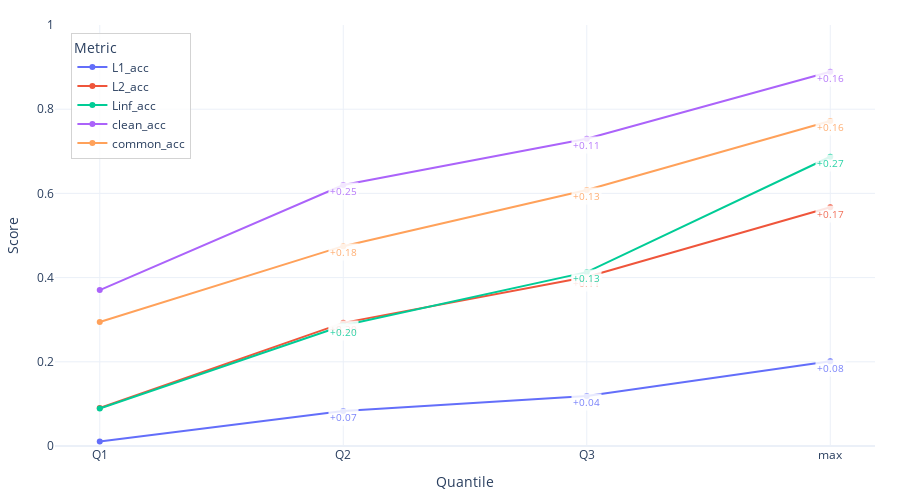
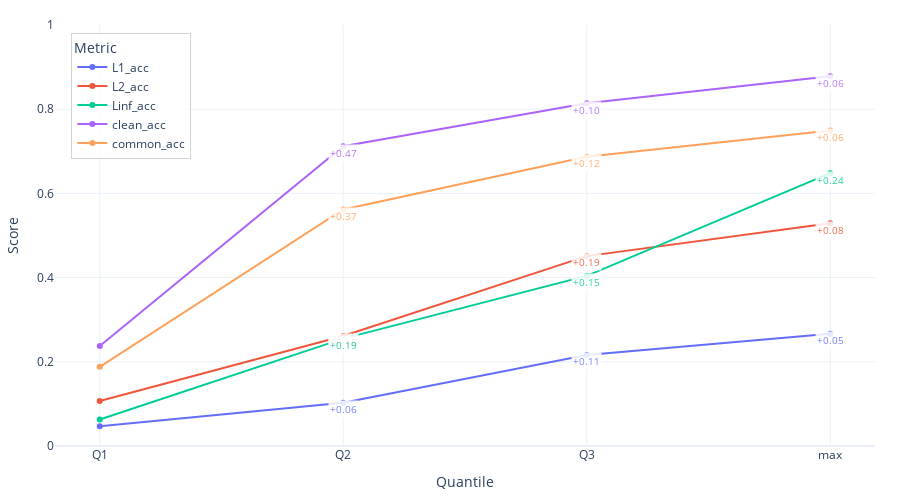
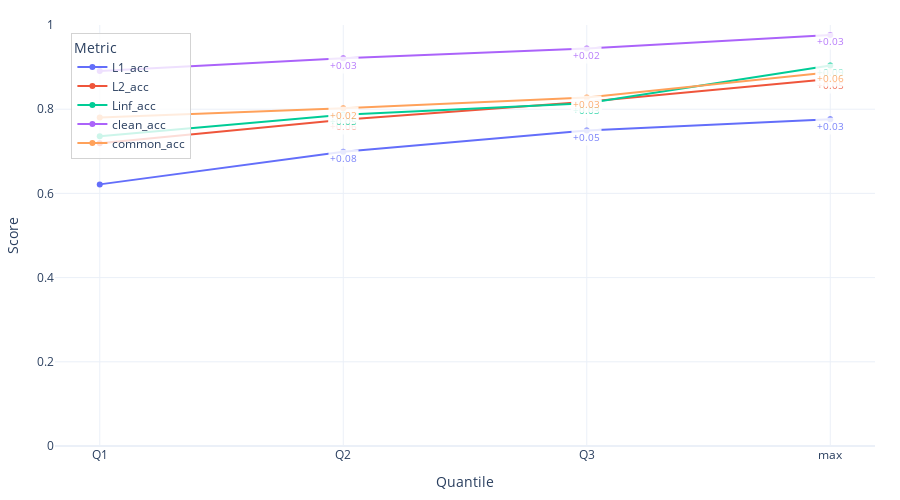
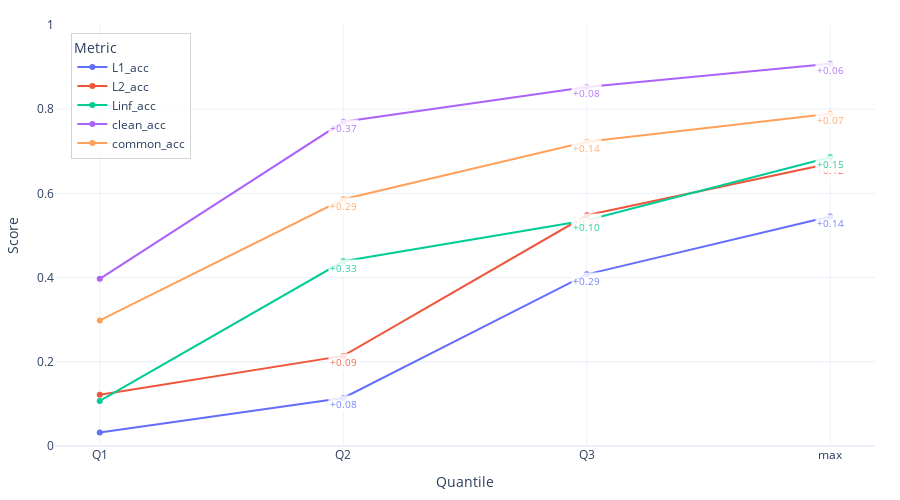

Notebook source saved alongside these figures, in order:
### Code cell
import plotly.colors as pc

# Enhance annotations to use the same color as the corresponding metric line

datasets = [
        'stanford_cars',
        'oxford-iiit-pet',
        'caltech101', 
        'flowers-102',
        'fgvc-aircraft-2013b',
        'uc-merced-land-use-dataset'

]

quantile_labels = ['Q1', 'Q2', 'Q3', 'max']

for dataset in datasets:
    subset = summary[summary['dataset'] == dataset]
    fig = go.Figure()
    color_cycle = pc.qualitative.Plotly  # default Plotly color cycle
    metric_colors = {}

    for idx, (_, row) in enumerate(subset.iterrows()):
        values = [row[q] for q in quantile_labels]
        color = color_cycle[idx % len(color_cycle)]
        metric_colors[row['metric']] = color
        
        # Add line trace
        fig.add_trace(go.Scatter(
            x=quantile_labels,
            y=values,
            mode='lines+markers',
            name=row['metric'],
            line=dict(color=color)
        ))

        # Add delta annotations with matching color
        for i in range(len(values) - 1):
            delta = values[i + 1] - values[i]
            higher = max(values[i], values[i + 1])
            y_pos = higher - 0.015
            fig.add_annotation(
                x=quantile_labels[i + 1],
                y=y_pos,
                text=f"{delta:+.2f}",
                showarrow=False,
                font=dict(size=10, color=color),
                opacity=0.85,
                bgcolor='white'
            )

    fig.update_layout(
        # title=f"Quantile Deltas for {dataset}",
        yaxis=dict(range=[0, 1], title="Score"),
        xaxis=dict(title="Quantile"),
        legend_title="Metric",
        template="plotly_white",
        height=500,
        legend=dict(
            title="Metric",
            x=0.02,
            y=0.98,
            bgcolor='rgba(255,255,255,0.8)',
            bordercolor='LightGray',
            borderwidth=1
        ),
        margin=dict(l=25, r=25, t=25, b=25)  # <<< reduced margins
    )
    fig.show()
    fig.write_image("./plot_{}.png".format(dataset), scale=3  )

### Figure 1 — Plotly figure (JSON) as saved in the notebook; plotly's stock layout.template omitted (floating-point values rounded to 4 significant figures)
{"data": [{"line": {"color": "#636EFA"}, "mode": "lines+markers", "name": "L1_acc", "type": "scatter", "x": ["Q1", "Q2", "Q3", "max"], "y": [0.01075, 0.083, 0.1185, 0.2013]}, {"line": {"color": "#EF553B"}, "mode": "lines+markers", "name": "L2_acc", "type": "scatter", "x": ["Q1", "Q2", "Q3", "max"], "y": [0.09025, 0.2925, 0.4012, 0.567]}, {"line": {"color": "#00CC96"}, "mode": "lines+markers", "name": "Linf_acc", "type": "scatter", "x": ["Q1", "Q2", "Q3", "max"], "y": [0.089, 0.2862, 0.4129, 0.687]}, {"line": {"color": "#AB63FA"}, "mode": "lines+markers", "name": "clean_acc", "type": "scatter", "x": ["Q1", "Q2", "Q3", "max"], "y": [0.3703, 0.62, 0.73, 0.889]}, {"line": {"color": "#FFA15A"}, "mode": "lines+markers", "name": "common_acc", "type": "scatter", "x": ["Q1", "Q2", "Q3", "max"], "y": [0.2945, 0.4747, 0.6082, 0.772]}], "layout": {"annotations": [{"bgcolor": "white", "font": {"color": "#636EFA", "size": 10}, "opacity": 0.85, "showarrow": false, "text": "+0.07", "x": "Q2", "y": 0.068}, {"bgcolor": "white", "font": {"color": "#636EFA", "size": 10}, "opacity": 0.85, "showarrow": false, "text": "+0.04", "x": "Q3", "y": 0.1035}, {"bgcolor": "white", "font": {"color": "#636EFA", "size": 10}, "opacity": 0.85, "showarrow": false, "text": "+0.08", "x": "max", "y": 0.1863}, {"bgcolor": "white", "font": {"color": "#EF553B", "size": 10}, "opacity": 0.85, "showarrow": false, "text": "+0.20", "x": "Q2", "y": 0.2775}, {"bgcolor": "white", "font": {"color": "#EF553B", "size": 10}, "opacity": 0.85, "showarrow": false, "text": "+0.11", "x": "Q3", "y": 0.3862}, {"bgcolor": "white", "font": {"color": "#EF553B", "size": 10}, "opacity": 0.85, "showarrow": false, "text": "+0.17", "x": "max", "y": 0.552}, {"bgcolor": "white", "font": {"color": "#00CC96", "size": 10}, "opacity": 0.85, "showarrow": false, "text": "+0.20", "x": "Q2", "y": 0.2712}, {"bgcolor": "white", "font": {"color": "#00CC96", "size": 10}, "opacity": 0.85, "showarrow": false, "text": "+0.13", "x": "Q3", "y": 0.3979}, {"bgcolor": "white", "font": {"color": "#00CC96", "size": 10}, "opacity": 0.85, "showarrow": false, "text": "+0.27", "x": "max", "y": 0.672}, {"bgcolor": "white", "font": {"color": "#AB63FA", "size": 10}, "opacity": 0.85, "showarrow": false, "text": "+0.25", "x": "Q2", "y": 0.605}, {"bgcolor": "white", "font": {"color": "#AB63FA", "size": 10}, "opacity": 0.85, "showarrow": false, "text": "+0.11", "x": "Q3", "y": 0.715}, {"bgcolor": "white", "font": {"color": "#AB63FA", "size": 10}, "opacity": 0.85, "showarrow": false, "text": "+0.16", "x": "max", "y": 0.874}, {"bgcolor": "white", "font": {"color": "#FFA15A", "size": 10}, "opacity": 0.85, "showarrow": false, "text": "+0.18", "x": "Q2", "y": 0.4597}, {"bgcolor": "white", "font": {"color": "#FFA15A", "size": 10}, "opacity": 0.85, "showarrow": false, "text": "+0.13", "x": "Q3", "y": 0.5932}, {"bgcolor": "white", "font": {"color": "#FFA15A", "size": 10}, "opacity": 0.85, "showarrow": false, "text": "+0.16", "x": "max", "y": 0.757}], "height": 500, "legend": {"bgcolor": "rgba(255,255,255,0.8)", "bordercolor": "LightGray", "borderwidth": 1, "title": {"text": "Metric"}, "x": 0.02, "y": 0.98}, "margin": {"b": 25, "l": 25, "r": 25, "t": 25}, "xaxis": {"title": {"text": "Quantile"}}, "yaxis": {"range": [0, 1], "title": {"text": "Score"}}}}

### Figure 2 — Plotly figure (JSON) as saved in the notebook; plotly's stock layout.template omitted (floating-point values rounded to 4 significant figures)
{"data": [{"line": {"color": "#636EFA"}, "mode": "lines+markers", "name": "L1_acc", "type": "scatter", "x": ["Q1", "Q2", "Q3", "max"], "y": [0.047, 0.103, 0.216, 0.2667]}, {"line": {"color": "#EF553B"}, "mode": "lines+markers", "name": "L2_acc", "type": "scatter", "x": ["Q1", "Q2", "Q3", "max"], "y": [0.1067, 0.2613, 0.451, 0.529]}, {"line": {"color": "#00CC96"}, "mode": "lines+markers", "name": "Linf_acc", "type": "scatter", "x": ["Q1", "Q2", "Q3", "max"], "y": [0.063, 0.255, 0.404, 0.648]}, {"line": {"color": "#AB63FA"}, "mode": "lines+markers", "name": "clean_acc", "type": "scatter", "x": ["Q1", "Q2", "Q3", "max"], "y": [0.2373, 0.712, 0.814, 0.878]}, {"line": {"color": "#FFA15A"}, "mode": "lines+markers", "name": "common_acc", "type": "scatter", "x": ["Q1", "Q2", "Q3", "max"], "y": [0.188, 0.562, 0.687, 0.7493]}], "layout": {"annotations": [{"bgcolor": "white", "font": {"color": "#636EFA", "size": 10}, "opacity": 0.85, "showarrow": false, "text": "+0.06", "x": "Q2", "y": 0.088}, {"bgcolor": "white", "font": {"color": "#636EFA", "size": 10}, "opacity": 0.85, "showarrow": false, "text": "+0.11", "x": "Q3", "y": 0.201}, {"bgcolor": "white", "font": {"color": "#636EFA", "size": 10}, "opacity": 0.85, "showarrow": false, "text": "+0.05", "x": "max", "y": 0.2517}, {"bgcolor": "white", "font": {"color": "#EF553B", "size": 10}, "opacity": 0.85, "showarrow": false, "text": "+0.15", "x": "Q2", "y": 0.2463}, {"bgcolor": "white", "font": {"color": "#EF553B", "size": 10}, "opacity": 0.85, "showarrow": false, "text": "+0.19", "x": "Q3", "y": 0.436}, {"bgcolor": "white", "font": {"color": "#EF553B", "size": 10}, "opacity": 0.85, "showarrow": false, "text": "+0.08", "x": "max", "y": 0.514}, {"bgcolor": "white", "font": {"color": "#00CC96", "size": 10}, "opacity": 0.85, "showarrow": false, "text": "+0.19", "x": "Q2", "y": 0.24}, {"bgcolor": "white", "font": {"color": "#00CC96", "size": 10}, "opacity": 0.85, "showarrow": false, "text": "+0.15", "x": "Q3", "y": 0.389}, {"bgcolor": "white", "font": {"color": "#00CC96", "size": 10}, "opacity": 0.85, "showarrow": false, "text": "+0.24", "x": "max", "y": 0.633}, {"bgcolor": "white", "font": {"color": "#AB63FA", "size": 10}, "opacity": 0.85, "showarrow": false, "text": "+0.47", "x": "Q2", "y": 0.697}, {"bgcolor": "white", "font": {"color": "#AB63FA", "size": 10}, "opacity": 0.85, "showarrow": false, "text": "+0.10", "x": "Q3", "y": 0.799}, {"bgcolor": "white", "font": {"color": "#AB63FA", "size": 10}, "opacity": 0.85, "showarrow": false, "text": "+0.06", "x": "max", "y": 0.863}, {"bgcolor": "white", "font": {"color": "#FFA15A", "size": 10}, "opacity": 0.85, "showarrow": false, "text": "+0.37", "x": "Q2", "y": 0.547}, {"bgcolor": "white", "font": {"color": "#FFA15A", "size": 10}, "opacity": 0.85, "showarrow": false, "text": "+0.12", "x": "Q3", "y": 0.672}, {"bgcolor": "white", "font": {"color": "#FFA15A", "size": 10}, "opacity": 0.85, "showarrow": false, "text": "+0.06", "x": "max", "y": 0.7343}], "height": 500, "legend": {"bgcolor": "rgba(255,255,255,0.8)", "bordercolor": "LightGray", "borderwidth": 1, "title": {"text": "Metric"}, "x": 0.02, "y": 0.98}, "margin": {"b": 25, "l": 25, "r": 25, "t": 25}, "xaxis": {"title": {"text": "Quantile"}}, "yaxis": {"range": [0, 1], "title": {"text": "Score"}}}}

### Figure 3 — Plotly figure (JSON) as saved in the notebook; plotly's stock layout.template omitted (floating-point values rounded to 4 significant figures)
{"data": [{"line": {"color": "#636EFA"}, "mode": "lines+markers", "name": "L1_acc", "type": "scatter", "x": ["Q1", "Q2", "Q3", "max"], "y": [0.6214, 0.6992, 0.7495, 0.776]}, {"line": {"color": "#EF553B"}, "mode": "lines+markers", "name": "L2_acc", "type": "scatter", "x": ["Q1", "Q2", "Q3", "max"], "y": [0.719, 0.775, 0.8177, 0.872]}, {"line": {"color": "#00CC96"}, "mode": "lines+markers", "name": "Linf_acc", "type": "scatter", "x": ["Q1", "Q2", "Q3", "max"], "y": [0.736, 0.787, 0.814, 0.904]}, {"line": {"color": "#AB63FA"}, "mode": "lines+markers", "name": "clean_acc", "type": "scatter", "x": ["Q1", "Q2", "Q3", "max"], "y": [0.891, 0.921, 0.944, 0.976]}, {"line": {"color": "#FFA15A"}, "mode": "lines+markers", "name": "common_acc", "type": "scatter", "x": ["Q1", "Q2", "Q3", "max"], "y": [0.7803, 0.802, 0.8277, 0.888]}], "layout": {"annotations": [{"bgcolor": "white", "font": {"color": "#636EFA", "size": 10}, "opacity": 0.85, "showarrow": false, "text": "+0.08", "x": "Q2", "y": 0.6842}, {"bgcolor": "white", "font": {"color": "#636EFA", "size": 10}, "opacity": 0.85, "showarrow": false, "text": "+0.05", "x": "Q3", "y": 0.7345}, {"bgcolor": "white", "font": {"color": "#636EFA", "size": 10}, "opacity": 0.85, "showarrow": false, "text": "+0.03", "x": "max", "y": 0.761}, {"bgcolor": "white", "font": {"color": "#EF553B", "size": 10}, "opacity": 0.85, "showarrow": false, "text": "+0.06", "x": "Q2", "y": 0.76}, {"bgcolor": "white", "font": {"color": "#EF553B", "size": 10}, "opacity": 0.85, "showarrow": false, "text": "+0.04", "x": "Q3", "y": 0.8027}, {"bgcolor": "white", "font": {"color": "#EF553B", "size": 10}, "opacity": 0.85, "showarrow": false, "text": "+0.05", "x": "max", "y": 0.857}, {"bgcolor": "white", "font": {"color": "#00CC96", "size": 10}, "opacity": 0.85, "showarrow": false, "text": "+0.05", "x": "Q2", "y": 0.772}, {"bgcolor": "white", "font": {"color": "#00CC96", "size": 10}, "opacity": 0.85, "showarrow": false, "text": "+0.03", "x": "Q3", "y": 0.799}, {"bgcolor": "white", "font": {"color": "#00CC96", "size": 10}, "opacity": 0.85, "showarrow": false, "text": "+0.09", "x": "max", "y": 0.889}, {"bgcolor": "white", "font": {"color": "#AB63FA", "size": 10}, "opacity": 0.85, "showarrow": false, "text": "+0.03", "x": "Q2", "y": 0.906}, {"bgcolor": "white", "font": {"color": "#AB63FA", "size": 10}, "opacity": 0.85, "showarrow": false, "text": "+0.02", "x": "Q3", "y": 0.929}, {"bgcolor": "white", "font": {"color": "#AB63FA", "size": 10}, "opacity": 0.85, "showarrow": false, "text": "+0.03", "x": "max", "y": 0.961}, {"bgcolor": "white", "font": {"color": "#FFA15A", "size": 10}, "opacity": 0.85, "showarrow": false, "text": "+0.02", "x": "Q2", "y": 0.787}, {"bgcolor": "white", "font": {"color": "#FFA15A", "size": 10}, "opacity": 0.85, "showarrow": false, "text": "+0.03", "x": "Q3", "y": 0.8127}, {"bgcolor": "white", "font": {"color": "#FFA15A", "size": 10}, "opacity": 0.85, "showarrow": false, "text": "+0.06", "x": "max", "y": 0.873}], "height": 500, "legend": {"bgcolor": "rgba(255,255,255,0.8)", "bordercolor": "LightGray", "borderwidth": 1, "title": {"text": "Metric"}, "x": 0.02, "y": 0.98}, "margin": {"b": 25, "l": 25, "r": 25, "t": 25}, "xaxis": {"title": {"text": "Quantile"}}, "yaxis": {"range": [0, 1], "title": {"text": "Score"}}}}

### Figure 4 — Plotly figure (JSON) as saved in the notebook; plotly's stock layout.template omitted (floating-point values rounded to 4 significant figures)
{"data": [{"line": {"color": "#636EFA"}, "mode": "lines+markers", "name": "L1_acc", "type": "scatter", "x": ["Q1", "Q2", "Q3", "max"], "y": [0.03225, 0.114, 0.4078, 0.545]}, {"line": {"color": "#EF553B"}, "mode": "lines+markers", "name": "L2_acc", "type": "scatter", "x": ["Q1", "Q2", "Q3", "max"], "y": [0.1215, 0.214, 0.548, 0.671]}, {"line": {"color": "#00CC96"}, "mode": "lines+markers", "name": "Linf_acc", "type": "scatter", "x": ["Q1", "Q2", "Q3", "max"], "y": [0.107, 0.4387, 0.536, 0.686]}, {"line": {"color": "#AB63FA"}, "mode": "lines+markers", "name": "clean_acc", "type": "scatter", "x": ["Q1", "Q2", "Q3", "max"], "y": [0.397, 0.77, 0.853, 0.908]}, {"line": {"color": "#FFA15A"}, "mode": "lines+markers", "name": "common_acc", "type": "scatter", "x": ["Q1", "Q2", "Q3", "max"], "y": [0.2983, 0.586, 0.7227, 0.7893]}], "layout": {"annotations": [{"bgcolor": "white", "font": {"color": "#636EFA", "size": 10}, "opacity": 0.85, "showarrow": false, "text": "+0.08", "x": "Q2", "y": 0.099}, {"bgcolor": "white", "font": {"color": "#636EFA", "size": 10}, "opacity": 0.85, "showarrow": false, "text": "+0.29", "x": "Q3", "y": 0.3927}, {"bgcolor": "white", "font": {"color": "#636EFA", "size": 10}, "opacity": 0.85, "showarrow": false, "text": "+0.14", "x": "max", "y": 0.53}, {"bgcolor": "white", "font": {"color": "#EF553B", "size": 10}, "opacity": 0.85, "showarrow": false, "text": "+0.09", "x": "Q2", "y": 0.199}, {"bgcolor": "white", "font": {"color": "#EF553B", "size": 10}, "opacity": 0.85, "showarrow": false, "text": "+0.33", "x": "Q3", "y": 0.533}, {"bgcolor": "white", "font": {"color": "#EF553B", "size": 10}, "opacity": 0.85, "showarrow": false, "text": "+0.12", "x": "max", "y": 0.656}, {"bgcolor": "white", "font": {"color": "#00CC96", "size": 10}, "opacity": 0.85, "showarrow": false, "text": "+0.33", "x": "Q2", "y": 0.4237}, {"bgcolor": "white", "font": {"color": "#00CC96", "size": 10}, "opacity": 0.85, "showarrow": false, "text": "+0.10", "x": "Q3", "y": 0.521}, {"bgcolor": "white", "font": {"color": "#00CC96", "size": 10}, "opacity": 0.85, "showarrow": false, "text": "+0.15", "x": "max", "y": 0.671}, {"bgcolor": "white", "font": {"color": "#AB63FA", "size": 10}, "opacity": 0.85, "showarrow": false, "text": "+0.37", "x": "Q2", "y": 0.755}, {"bgcolor": "white", "font": {"color": "#AB63FA", "size": 10}, "opacity": 0.85, "showarrow": false, "text": "+0.08", "x": "Q3", "y": 0.838}, {"bgcolor": "white", "font": {"color": "#AB63FA", "size": 10}, "opacity": 0.85, "showarrow": false, "text": "+0.06", "x": "max", "y": 0.893}, {"bgcolor": "white", "font": {"color": "#FFA15A", "size": 10}, "opacity": 0.85, "showarrow": false, "text": "+0.29", "x": "Q2", "y": 0.571}, {"bgcolor": "white", "font": {"color": "#FFA15A", "size": 10}, "opacity": 0.85, "showarrow": false, "text": "+0.14", "x": "Q3", "y": 0.7077}, {"bgcolor": "white", "font": {"color": "#FFA15A", "size": 10}, "opacity": 0.85, "showarrow": false, "text": "+0.07", "x": "max", "y": 0.7743}], "height": 500, "legend": {"bgcolor": "rgba(255,255,255,0.8)", "bordercolor": "LightGray", "borderwidth": 1, "title": {"text": "Metric"}, "x": 0.02, "y": 0.98}, "margin": {"b": 25, "l": 25, "r": 25, "t": 25}, "xaxis": {"title": {"text": "Quantile"}}, "yaxis": {"range": [0, 1], "title": {"text": "Score"}}}}
